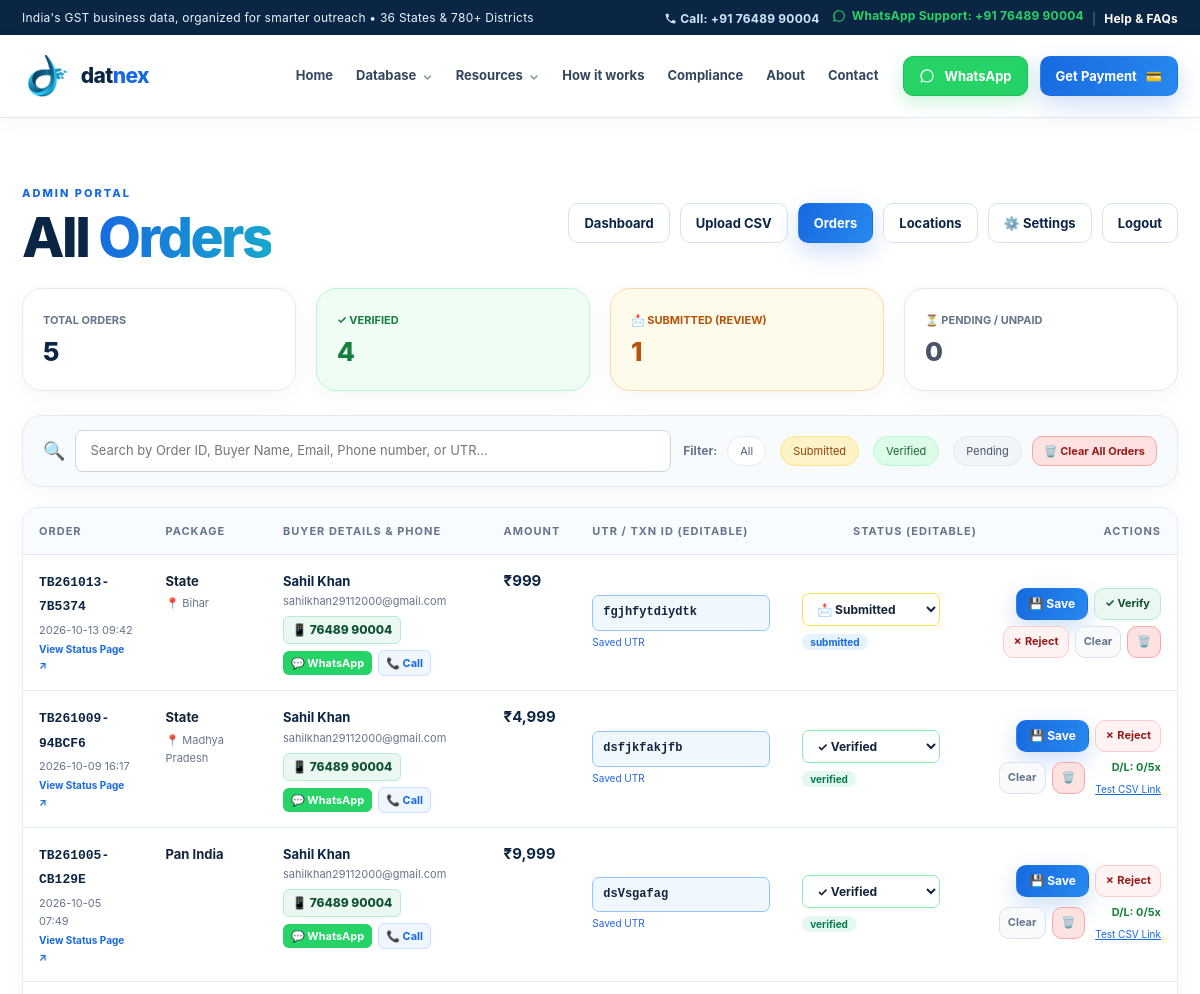
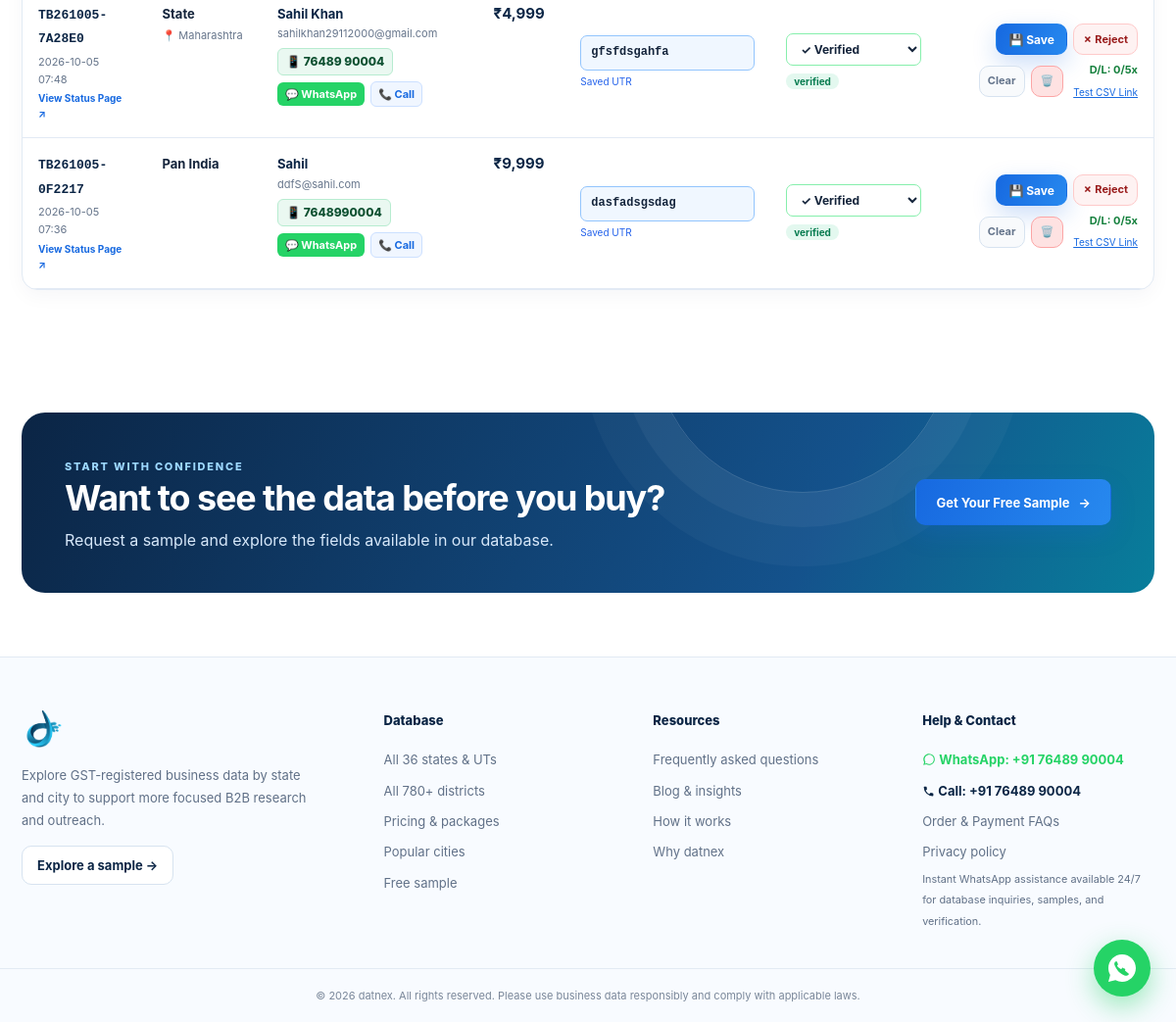
Page /admin/orders (signed in) on the committed database (2 pictures, top to bottom).
### tables this page shows
CREATE TABLE orders(
  id INTEGER PRIMARY KEY AUTOINCREMENT, order_id TEXT UNIQUE NOT NULL,
  package_type TEXT NOT NULL, state_id INTEGER, city_id INTEGER,
  category_id INTEGER, amount INTEGER NOT NULL,
  buyer_name TEXT, buyer_email TEXT, buyer_phone TEXT, utr_number TEXT,
  status TEXT DEFAULT "pending", download_token TEXT UNIQUE,
  download_count INTEGER DEFAULT 0,
  created_at TEXT DEFAULT CURRENT_TIMESTAMP);

CREATE TABLE states(
  id INTEGER PRIMARY KEY AUTOINCREMENT, name TEXT UNIQUE NOT NULL,
  slug TEXT UNIQUE NOT NULL, total_leads INTEGER DEFAULT 0,
  price INTEGER DEFAULT 4999);

### datnex_reworked/app.py (the view)
@app.route("/admin/orders")
@admin_required
def admin_orders():
    orders = get_db().execute("""SELECT o.*, s.name sname, c.name cname
        FROM orders o LEFT JOIN states s ON s.id=o.state_id
        LEFT JOIN cities c ON c.id=o.city_id ORDER BY o.id DESC""").fetchall()
    return render_template("admin/orders.html", orders=orders)

### datnex_reworked/app.py (called while the page is built)
def get_db():
    if "db" not in g:
        g.db = sqlite3.connect(DB_PATH)
        g.db.row_factory = sqlite3.Row
        g.db.execute("PRAGMA foreign_keys=ON")
    return g.db

def admin_required(f):
    @wraps(f)
    def w(*a, **k):
        if not session.get("admin"): return redirect(url_for("admin_login"))
        return f(*a, **k)
    return w

### datnex_reworked/templates/admin/orders.html (shortened to what this page needs)
{% extends 'base.html' %}
{% block content %}
<div class="wrap" style="max-width:1200px">
  <div style="display:flex;justify-content:space-between;align-items:center;flex-wrap:wrap;gap:12px;margin-bottom:12px">
    <div>
      <span class="kicker">Admin Portal</span>
      <h1 style="margin:4px 0 0">All <span class="grad">Orders</span></h1>
    </div>
    <div style="display:flex;gap:10px;flex-wrap:wrap">
      <a class="btn small" href="/admin">Dashboard</a>
      <a class="btn small" href="/admin/upload">Upload CSV</a>
      <a class="btn small primary" href="/admin/orders">Orders</a>
      <a class="btn small" href="/admin/locations">Locations</a>
      <a class="btn small" href="/admin/settings">⚙️ Settings</a>
      <a class="btn small" href="/admin/logout">Logout</a>
    </div>
  </div>
  <div class="grid g4" style="margin:20px 0 24px">
    {% set ns = namespace(pending=0, submitted=0, verified=0, rejected=0) %}
    {% for o in orders %}
      {% if o.status == 'verified' %}{% set ns.verified = ns.verified + 1 %}
      {% elif o.status == 'submitted' %}{% set ns.submitted = ns.submitted + 1 %}
      {% elif o.status == 'rejected' %}{% set ns.rejected = ns.rejected + 1 %}
      {% else %}{% set ns.pending = ns.pending + 1 %}{% endif %}
    {% endfor %}
    <div class="card" style="padding:16px 20px">
      <small style="text-transform:uppercase;font-size:11px;font-weight:750;color:var(--muted)">Total Orders</small>
      <div style="font-size:26px;font-weight:850;color:var(--navy)">{{ orders|length }}</div>
    </div>
    <div class="card" style="padding:16px 20px;border-color:#bbf7d0;background:#f0fdf4">
      <small style="text-transform:uppercase;font-size:11px;font-weight:750;color:#15803d">✓ Verified</small>
      <div style="font-size:26px;font-weight:850;color:#15803d">{{ ns.verified }}</div>
    </div>
    <div class="card" style="padding:16px 20px;border-color:#fed7aa;background:#fffbeb">
      <small style="text-transform:uppercase;font-size:11px;font-weight:750;color:#b45309">📩 Submitted (Review)</small>
      <div style="font-size:26px;font-weight:850;color:#b45309">{{ ns.submitted }}</div>
    </div>
    <div class="card" style="padding:16px 20px;border-color:#e2e8f0">
      <small style="text-transform:uppercase;font-size:11px;font-weight:750;color:#64748b">⏳ Pending / Unpaid</small>
      <div style="font-size:26px;font-weight:850;color:#475569">{{ ns.pending }}</div>
    </div>
  </div>
  <div class="card" style="padding:14px 20px;margin-bottom:20px;display:flex;align-items:center;justify-content:space-between;flex-wrap:wrap;gap:12px;background:#f8fbfe">
    <div style="display:flex;align-items:center;gap:10px;flex:1;min-width:260px">
      <span style="font-size:18px">🔍</span>
      <input type="text" id="orderSearch" placeholder="Search by Order ID, Buyer Name, Email, Phone number, or UTR..." style="margin:0;padding:9px 14px;border-radius:8px;border:1px solid #cbd5e1;font-size:13px;width:100%">
    </div>
    <div style="display:flex;gap:6px;align-items:center;flex-wrap:wrap">
      <span style="font-size:12px;color:var(--muted);font-weight:700">Filter:</span>
      <button type="button" class="pill" onclick="filterStatus('all')" style="cursor:pointer;font-size:11px;padding:5px 12px">All</button>
      <button type="button" class="pill" onclick="filterStatus('submitted')" style="cursor:pointer;font-size:11px;padding:5px 12px;background:#fef3c7;border-color:#fde68a;color:#92400e">Submitted</button>
      <button type="button" class="pill" onclick="filterStatus('verified')" style="cursor:pointer;font-size:11px;padding:5px 12px;background:#dcfce7;border-color:#bbf7d0;color:#166534">Verified</button>
      <button type="button" class="pill" onclick="filterStatus('pending')" style="cursor:pointer;font-size:11px;padding:5px 12px;background:#f1f5f9;border-color:#e2e8f0;color:#475569">Pending</button>
      {% if orders %}
      <form method="POST" action="/admin/orders/clear-all" onsubmit="return confirm('Pakka sare test orders delete karne hain? Ye action undo nahi ho sakta.')" style="margin:0;display:inline-block">
        <button type="submit" class="btn small" style="background:#fee2e2;color:#991b1b;border-color:#fca5a5;padding:5px 11px;font-size:11px;min-height:30px">
          🗑️ Clear All Orders
        </button>
      </form>
      {% endif %}
    </div>
  </div>
  <div style="overflow-x:auto;background:#fff;border:1px solid var(--line);border-radius:16px;box-shadow:0 6px 20px rgba(11,37,69,.04)">
    <table id="ordersTable" style="margin:0;width:100%;min-width:980px">
      <thead>
        <tr style="background:#f8fbff">
          <th style="padding:14px 16px">Order</th>
          <th style="padding:14px 16px">Package</th>
          <th style="padding:14px 16px">Buyer Details &amp; Phone</th>
          <th style="padding:14px 16px">Amount</th>
          <th style="padding:14px 16px">UTR / Txn ID (Editable)</th>
          <th style="padding:14px 16px">Status (Editable)</th>
          <th style="padding:14px 16px;text-align:right">Actions</th>
        </tr>
      </thead>
      <tbody>
        {% for o in orders %}
        <tr class="order-row" data-status="{{ o.status }}" data-search="{{ o.order_id|lower }} {{ o.buyer_name|lower }} {{ o.buyer_email|lower }} {{ (o.buyer_phone or '')|lower }} {{ (o.utr_number or '')|lower }}">
          <td style="padding:14px 16px;vertical-align:top">
            <b style="font-family:monospace;font-size:13px;color:var(--navy)">{{ o.order_id }}</b>
            <small style="display:block;color:var(--muted);font-size:11px;margin-top:3px">
              {{ o.created_at[:16] if o.created_at else '' }}
            </small>
            <a href="/order/{{ o.order_id }}" target="_blank" style="font-size:10px;color:var(--blue);font-weight:700;display:inline-block;margin-top:2px">View Status Page ↗</a>
          </td>
          <td style="padding:14px 16px;vertical-align:top">
            <span style="font-weight:750;font-size:13px">{{ o.package_type|replace('_', ' ')|title }}</span>
            <small style="display:block;color:var(--muted);font-size:11px;margin-top:2px">
              {% if o.sname %}📍 {{ o.sname }}{% endif %}
            </small>
          </td>
          <td style="padding:14px 16px;vertical-align:top">
            <b style="color:var(--navy);font-size:13px">{{ o.buyer_name }}</b>
            <small style="display:block;color:var(--muted);font-size:11px;overflow-wrap:anywhere">{{ o.buyer_email }}</small>
            <div style="margin-top:6px;display:flex;align-items:center;gap:6px;flex-wrap:wrap">
              <span style="display:inline-flex;align-items:center;gap:4px;font-size:12px;font-weight:800;color:#0f5132;background:#eaf8f1;padding:3px 8px;border-radius:6px;border:1px solid #b7ecd0">
                📱 {{ o.buyer_phone or 'No phone' }}
              </span>
              {% if o.buyer_phone %}
              <a href="https://wa.me/{{ o.buyer_phone|replace('+','')|replace(' ','')|replace('-','') }}"
                 target="_blank" rel="noopener noreferrer"
                 style="display:inline-flex;align-items:center;gap:3px;background:#25D366;color:#fff;font-size:11px;font-weight:750;padding:3px 8px;border-radius:6px;text-decoration:none"
                 title="Enroll / Chat with client on WhatsApp">
                💬 WhatsApp
              </a>
              <a href="tel:{{ o.buyer_phone }}"
                 style="display:inline-flex;align-items:center;gap:2px;background:#f0f6ff;color:var(--blue);border:1px solid #cce0ff;font-size:11px;font-weight:750;padding:3px 7px;border-radius:6px;text-decoration:none"
                 title="Call buyer">
                📞 Call
              </a>
              {% endif %}
            </div>
          </td>
          <td style="padding:14px 16px;vertical-align:top">
            <b style="font-size:15px;color:var(--navy)">₹{{ '{:,}'.format(o.amount) }}</b>
          </td>
          <td colspan="3" style="padding:0">
            <form method="POST" action="/admin/orders/{{ o.id }}/update" style="margin:0;display:flex;align-items:center;width:100%;height:100%">
              <div style="padding:14px 16px;width:210px;flex-shrink:0;vertical-align:top">
                <input type="text" name="utr" value="{{ o.utr_number or '' }}"
                       placeholder="Enter / Edit UTR"
                       style="margin:0;padding:7px 10px;font-size:12px;font-family:monospace;width:100%;border-radius:7px;border:1.5px solid {% if o.utr_number %}#93c5fd{% else %}#e2e8f0{% endif %};background:{% if o.utr_number %}#f0f7ff{% else %}#fff{% endif %};font-weight:600">
                {% if o.utr_number %}
                <small style="color:#2563eb;font-size:10px;display:block;margin-top:3px">Saved UTR</small>
                {% else %}
                <small style="color:#94a3b8;font-size:10px;display:block;margin-top:3px">No UTR submitted yet</small>
                {% endif %}
              </div>
              <div style="padding:14px 16px;width:170px;flex-shrink:0;vertical-align:top">
                <select name="status" style="margin:0;padding:7px 10px;font-size:12px;border-radius:7px;font-weight:750;width:100%;background:#fff;border:1.5px solid {% if o.status == 'verified' %}#86efac{% elif o.status == 'submitted' %}#fde047{% elif o.status == 'rejected' %}#fca5a5{% else %}#cbd5e1{% endif %}">
                  <option value="submitted" {% if o.status == 'submitted' %}selected{% endif %}>📩 Submitted</option>
                  <option value="verified" {% if o.status == 'verified' %}selected{% endif %}>✓ Verified</option>
                </select>
                <div style="margin-top:3px">
                  <span class="status st-{{ o.status }}" style="font-size:10px;padding:2px 8px">{{ o.status }}</span>
                </div>
              </div>
              <div style="padding:14px 16px;flex:1;text-align:right;display:flex;align-items:center;justify-content:flex-end;gap:6px;flex-wrap:wrap">
                <button type="submit" class="btn primary small" style="padding:6px 12px;font-size:12px;min-height:32px" title="Save changes to UTR and Status">
                  💾 Save
                </button>
                {% if o.status != 'verified' %}
                <button type="button" onclick="quickAction({{ o.id }}, 'verify')" class="btn small" style="padding:6px 10px;font-size:11px;min-height:32px;background:#eaf8f1;color:#0f5132;border-color:#b7ecd0" title="1-click Verify and Unlock Download">
                  ✓ Verify
                </button>
                {% endif %}
                {% if o.status != 'rejected' %}
                <button type="button" onclick="quickAction({{ o.id }}, 'reject')" class="btn small" style="padding:6px 9px;font-size:11px;min-height:32px;background:#fef2f2;color:#991b1b;border-color:#fecaca" title="Mark Rejected">
                  ✗ Reject
                </button>
                {% endif %}
                {% if o.utr_number %}
                <button type="button" onclick="clearUtr(this)" class="btn small" style="padding:6px 8px;font-size:11px;min-height:32px;background:#f8fafc;color:#64748b" title="Clear UTR text field">
                  Clear
                </button>
                {% endif %}
                <button type="button" onclick="if(confirm('Delete order #{{ o.order_id }}?')) quickAction({{ o.id }}, 'delete')" class="btn small" style="padding:6px 9px;font-size:11px;min-height:32px;background:#fee2e2;color:#b91c1c;border-color:#fca5a5" title="Delete this order">
                  🗑️
                </button>
                {% if o.status == 'verified' %}
                <div style="display:block;margin-left:4px;text-align:right">
                  <span style="font-size:11px;color:#15803d;font-weight:750;display:block">D/L: {{ o.download_count }}/5x</span>
                  {% if o.download_token %}
                  <a href="/download/{{ o.download_token }}" target="_blank" style="font-size:10px;color:var(--blue);text-decoration:underline">Test CSV Link</a>
                  {% endif %}
                </div>
                {% endif %}
              </div>
            </form>
          </td>
        </tr>
        {% else %}
        <tr><td colspan="7" style="text-align:center;padding:30px;color:var(--muted)">No orders placed yet.</td></tr>
        {% endfor %}
      </tbody>
    </table>
  </div>
</div>
{% endblock %}

### datnex_reworked/templates/base.html (style rules this page uses)
:root { --navy:#0b2545;--navy2:#123e70;--blue:#1769e0;--blue2:#2f83f7;--cyan:#20b9d6;--ink:#14243b;--muted:#66758b;--line:#e2eaf4;--pale:#f3f7fc;--white:#fff;--green:#15966a;--shadow:0 18px 50px rgba(11,37,69,.09);--radius:20px;--container:1180px }
* { box-sizing:border-box }
html { scroll-behavior:smooth;scroll-padding-top:95px }
body { margin:0;color:var(--ink);font-family:Inter,ui-sans-serif,system-ui,-apple-system,BlinkMacSystemFont,"Segoe UI",sans-serif;line-height:1.65;background:#fff;-webkit-font-smoothing:antialiased }
a { color:inherit;text-decoration:none }
button,input,select,textarea { font:inherit }
button,a { -webkit-tap-highlight-color:transparent }
.container,.wrap { width:min(var(--container),calc(100% - 44px));margin-inline:auto }
.wrap { padding-block:60px }
.btn { display:inline-flex;align-items:center;justify-content:center;gap:9px;min-height:47px;padding:12px 20px;border:1px solid #d7e3f0;border-radius:10px;background:#fff;color:var(--navy);font-weight:750;font-size:13px;line-height:1.25;cursor:pointer;transition:transform .22s,box-shadow .22s,border-color .22s,background .22s }
.btn.primary { color:#fff;border-color:transparent;background:linear-gradient(115deg,var(--blue),#2789ef);box-shadow:0 9px 24px rgba(23,105,224,.22) }
.btn.small { min-height:40px;padding:10px 15px }
h1,h2,h3,h4,p { margin-top:0 }
h1 { font-size:clamp(36px,4.6vw,62px);line-height:1.08;letter-spacing:-2.4px;font-weight:850;color:var(--navy);margin-bottom:22px }
.grad { background:linear-gradient(100deg,#1769e0,#18a9cb);-webkit-background-clip:text;background-clip:text;color:transparent }
.grid { display:grid;gap:20px;margin-top:28px }
.g4 { grid-template-columns:repeat(4,minmax(0,1fr)) }
.card { min-width:0;background:#fff;border:1px solid var(--line);border-radius:var(--radius);padding:25px;box-shadow:0 6px 25px rgba(11,37,69,.035);transition:transform .25s,border-color .25s,box-shadow .25s }
.card p,.card small { color:var(--muted) }
.pill { display:inline-flex;align-items:center;padding:9px 14px;border:1px solid var(--line);border-radius:99px;margin:4px;font-size:13px;color:#4f6178;background:#fff;transition:.2s }
.kicker { color:var(--blue);font-size:11px;font-weight:850;letter-spacing:2px;text-transform:uppercase }
.status { padding:4px 12px;border-radius:99px;font-size:12px;font-weight:700 }
.st-submitted { background:#e7f2ff;color:#1769e0 }
.st-verified { background:#e3f8ef;color:#087c50 }
table { width:100%;border-collapse:collapse;margin-top:20px }
th,td { padding:12px;border-bottom:1px solid var(--line);text-align:left;font-size:14px }
th { color:var(--muted);text-transform:uppercase;font-size:11px;letter-spacing:1px }
input,select,textarea { width:100%;padding:12px 14px;border-radius:10px;margin:6px 0 16px;background:#fff;border:1px solid #d5e0ed;color:var(--ink);font-size:14px }
.wrap .btn { color:var(--navy) }
.wrap .btn.primary,.cta .btn.primary,.nav .btn.primary { color:#fff }

### rows in the picture
orders: order_id "TB261013-7B5374", created_at "2026-10-13 09:42", package_type "State", sname "Bihar", buyer_name "Sahil Khan", buyer_email "sahilkhan29112000@gmail.com", buyer_phone "76489 90004", amount "999", utr "fgjhfytdiydtk", shows "Saved UTR", status "📩 Submitted", status "submitted", shows "Clear"
orders: order_id "TB261009-94BCF6", created_at "2026-10-09 16:17", package_type "State", sname "Madhya Pradesh", buyer_name "Sahil Khan", buyer_email "sahilkhan29112000@gmail.com", buyer_phone "76489 90004", amount "4,999", utr "dsfjkfakjfb", shows "Saved UTR", status "✓ Verified", status "verified", shows "Clear", download_count "0"
orders: order_id "TB261005-CB129E", created_at "2026-10-05 07:49", package_type "Pan India", buyer_name "Sahil Khan", buyer_email "sahilkhan29112000@gmail.com", buyer_phone "76489 90004", amount "9,999", utr "dsVsgafag", shows "Saved UTR", status "✓ Verified", status "verified", {{ o.id }} 3 (drawn), shows "Clear", download_count "0"
orders: order_id "TB261005-7A28E0", created_at "2026-10-05 07:48", package_type "State", sname "Maharashtra", buyer_name "Sahil Khan", buyer_email "sahilkhan29112000@gmail.com", buyer_phone "76489 90004", amount "4,999", utr "gfsfdsgahfa", shows "Saved UTR", status "✓ Verified", status "verified", shows "Clear", download_count "0"
orders: order_id "TB261005-0F2217", created_at "2026-10-05 07:36", package_type "Pan India", buyer_name "Sahil", buyer_email "ddfS@sahil.com", buyer_phone "7648990004", amount "9,999", {{ o.id }} 1 (drawn), utr "dasfadsgsdag", shows "Saved UTR", status "✓ Verified", status "verified", shows "Clear", download_count "0"

### other values in the picture
{{ call_display }} "+91 76489 90004"
{{ whatsapp_display }} "+91 76489 90004"
{{ orders|length }} "5"
{{ ns.verified }} "4"
{{ ns.submitted }} "1"
{{ ns.pending }} "0"
